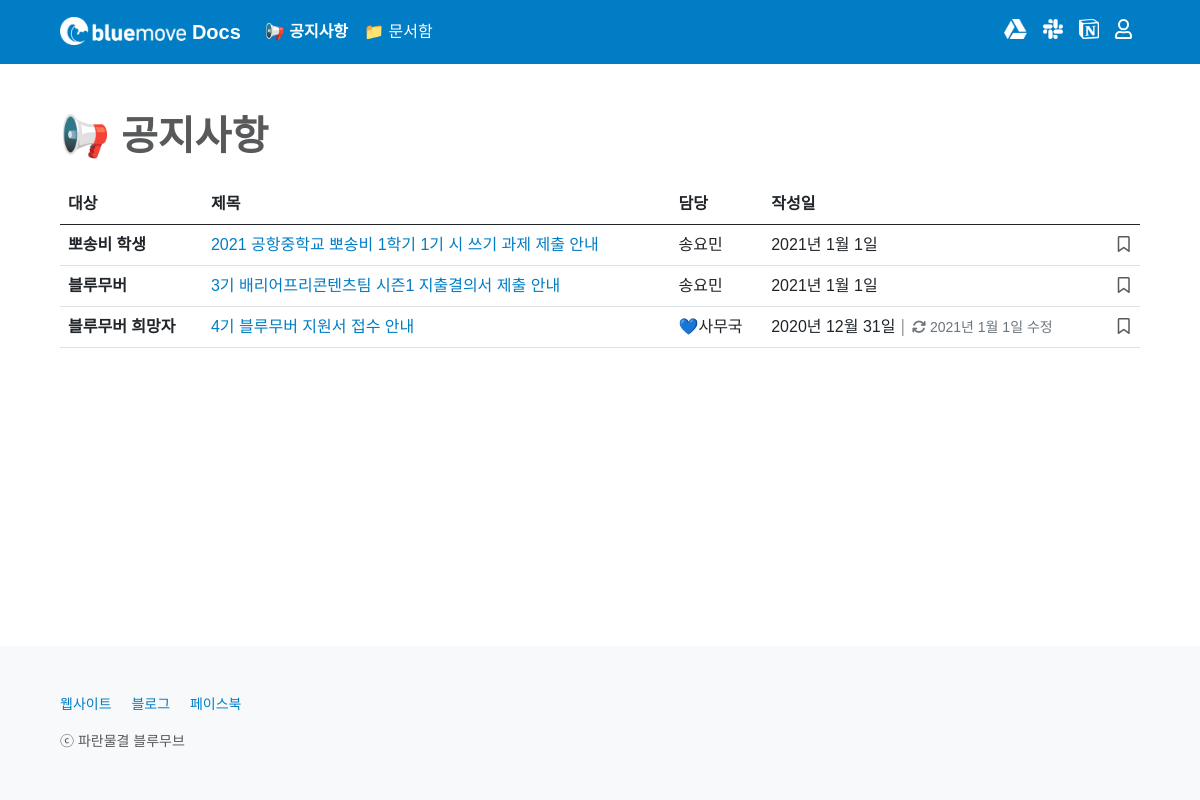
Before: /notice/ with the older database file.
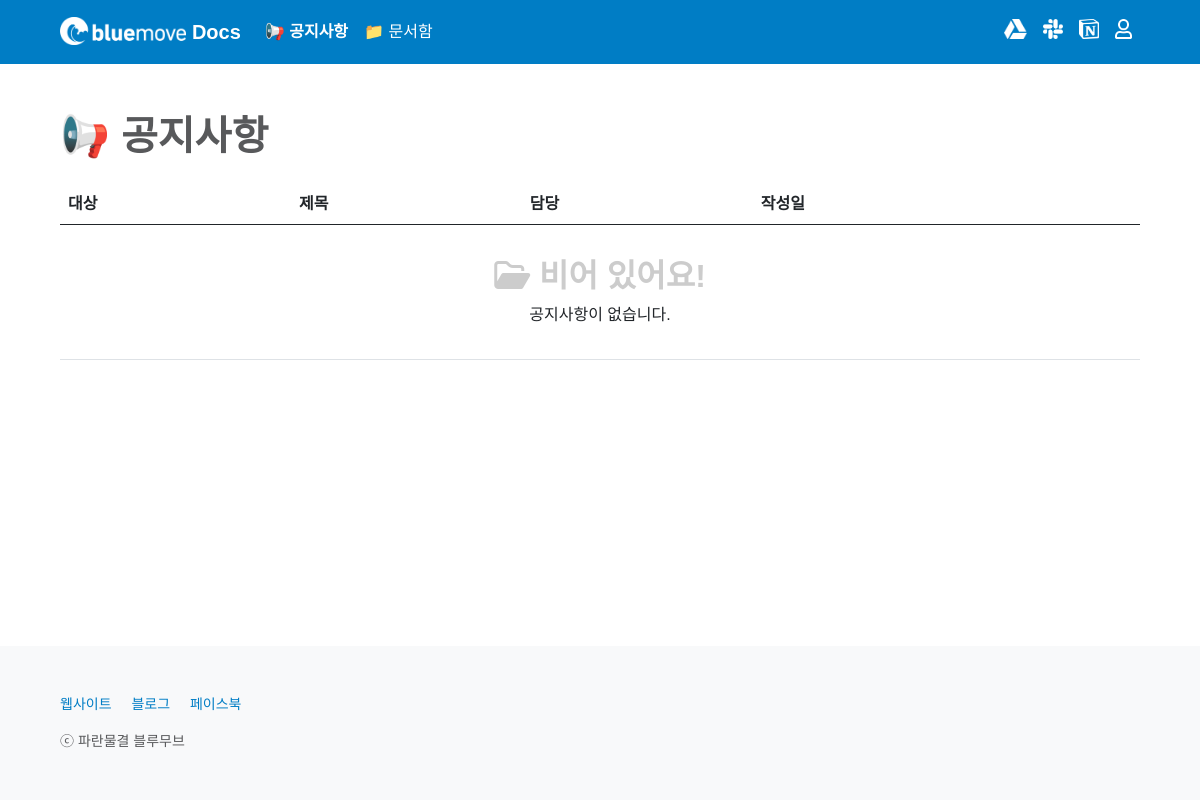
After: the same page with the newer database file.
### notice/models.py (models this page shows, shortened)
class Notice(models.Model):
    CATEGORY_CHOICES = {
        ('bluemover', '블루무버'),
        ('applicant', '블루무버 희망자'),
        ('posongvi', '뽀송비 학생')
    }
    title = models.CharField(max_length = 50, null = False)
    writer = models.ForeignKey(User, on_delete=models.CASCADE, null = True)
    category = models.CharField(max_length = 50, choices = CATEGORY_CHOICES, null = False)
    content = models.TextField(null = False)
    image = models.ImageField(upload_to='images/', null = True)
    created_at = models.DateField(auto_now_add = True)
    updated_at = models.DateField(auto_now = True)
    favorite_user_set = models.ManyToManyField(User, blank=True, related_name="favorite_user_set", through="Favorite")

### notice/views.py (the view)
# urls.py: path('', main, name='main'),
def main(request):
    all_notices = Notice.objects.all().order_by('-id')
    return render(request, 'notice/main.html', {'all_notices': all_notices})

### notice/templates/notice/main.html (shortened to what this page needs)
{% extends 'base.html' %}
{% block content %}
{% include 'shared/_navbar4notice.html' %}
<main class="px-2 px-md-5">
    <div class="container-md mt-5">
        <h1 class="mb-4" style="font-weight: 600; color: #58595B;">📢 공지사항</h1>
        {% include 'shared/_noticetable.html' %}
    </div>
</main>
{% endblock %}

### home/templates/base.html (shortened to what this page needs)
{% load static %}
<!doctype html>
<html lang="ko">
    <head>
        <link href="/static/css/font.css" rel="stylesheet">
        <link href="https://cdn.jsdelivr.net/npm/bootstrap@5.0.0-beta1/dist/css/bootstrap.min.css" rel="stylesheet">
    </head>
    <body>
        {% block content %}
        {% endblock %}
        <footer class="bd-footer px-2 py-3 p-md-5 bg-light text-center text-md-start" style="position: sticky; margin-top: 70px;">
            <div class="container-md">
                <small>
                    <ul class="bd-footer-links ps-0 mb-3">
                        <li class="d-inline-block"><a href="https://bluemove.or.kr:451" target="_blank">웹사이트</a></li>
                        <li class="d-inline-block ms-3"><a href="https://blog.naver.com/bluewavebluemove" target="_blank">블로그</a></li>
                        <li class="d-inline-block ms-3"><a href="https://fb.com/bwbluemove" target="_blank">페이스북</a></li>
                    </ul>
                    <p class="mb-0" style="color: #58595B;">ⓒ 파란물결 블루무브</p>
                </small>
            </div>
        </footer>
    </body>
</html>

### home/templates/shared/_navbar4notice.html (shortened to what this page needs)
<header>
    <nav class="navbar navbar-expand-md navbar-dark px-2 px-md-5">
        <div class="container-md">
            <a class="navbar-brand" href="{% url 'home:home' %}" style="font-weight: 600;">
                <img src="/static/images/bluemovelogo.png" alt="블루무브" height="28" class="d-inline-block align-top">
                Docs
            </a>
            <div class="collapse navbar-collapse" id="navbarSupportedContent">
                <ul class="navbar-nav flex-row flex-wrap bd-navbar-nav pt-2 py-md-0">
                    <li class="nav-item col-6 col-md-auto">
                        <a class="nav-link p-2 active" aria-current="page" href="{% url 'notice:main' %}">📢 공지사항</a>
                    </li>
                    <li class="nav-item col-6 col-md-auto">
                        <a class="nav-link p-2" href="{% url 'box:main' %}">📁 문서함</a>
                    </li>
                </ul>
                {% include 'shared/_navbarside.html' %}
            </div>
        </div>
      </nav>
</header>

### home/templates/shared/_navbarside.html (shortened to what this page needs)
<ul class="navbar-nav flex-row flex-wrap ms-md-auto mb-2">
    <li class="nav-item col-6 col-md-auto">
        <a class="nav-link p-2" href="http://drive.bluemove.or.kr" target="_blank" rel="noopener">
            <img src="/static/images/googledrivelogo.png" alt="구글 드라이브로 이동" title="구글 드라이브" height="20" class="d-inline-block">
        </a>
    </li>
    <li class="nav-item col-6 col-md-auto">
        <a class="nav-link p-2" href="https://bwbluemove.slack.com" target="_blank" rel="noopener">
            <img src="/static/images/slacklogo.png" alt="슬랙으로 이동" title="슬랙" height="20" class="d-inline-block">
        </a>
    </li>
    <li class="nav-item col-6 col-md-auto">
        <a class="nav-link p-2" href="https://notion.so/bluemove" target="_blank" rel="noopener">
            <img src="/static/images/notionlogo.png" alt="노션으로 이동" title="노션" height="20" class="d-inline-block">
        </a>
    </li>
    {% if not user.is_authenticated %}
    <li class="nav-item col-6 col-md-auto">
        <a class="nav-link p-2" href="{% url 'account_login' %}?next={{ request.path }}">
            <img src="/static/images/account_notauth.png" alt="로그인" title="로그인" height="20" class="d-inline-block">
        </a>
    </li>
    {% endif %}
</ul>

### home/templates/shared/_noticetable.html (shortened to what this page needs)
<div class="table-responsive" id="noticetable-table">
    <table class="table">
        <thead>
            <tr>
                <th scope="col">대상</th>
                <th scope="col">제목</th>
                <th scope="col">담당</th>
                <th scope="col">작성일</th>
                <th class="text-center" scope="col"></th>
            </tr>
        </thead>
        <tbody>
            {% for notice in all_notices %}
            <tr>
                <th scope="row">
                    {% if notice.category == 'bluemover' %}
                    블루무버
                    {% endif %}
                    {% if notice.category == 'posongvi' %}
                    뽀송비 학생
                    {% endif %}
                    {% if notice.category == 'applicant' %}
                    블루무버 희망자
                    {% endif %}
                </th>
                <td><a href="{% url 'notice:read' notice.id %}">{{ notice.title }}</a></td>
                <td>
                    {% if not notice.writer.first_name == '' %}
                    {{ notice.writer.last_name }}{{ notice.writer.first_name }}
                    {% else %}
                    {{ notice.writer }}
                    {% endif %}
                </td>
                <td>
                    {% if notice.created_at == notice.updated_at %}
                    {{ notice.created_at }}
                    {% else %}
                    {{ notice.created_at }}<small style="color: #6C757D;"> │ <i class="fas fa-sync"></i> {{ notice.updated_at }} 수정 </small>
                    {% endif %}
                </td>
                <td>
                    {% if user.is_authenticated %}
                    <div class="text-center">
                        <a class="bookmark" href="{% url 'notice:notice_favorite' notice.id %}?next={{ request.path }}">
                            {% if user in notice.favorite_user_set.all %}
                            <i class="fas fa-bookmark"></i>
                            {% else %}
                            <i class="far fa-bookmark"></i>
                            {% endif %}
                        </a>
                    </div>
                    {% else %}
                    <div class="text-center">
                        <a type="button" class="bookmark" data-bs-toggle="modal" data-bs-target="#tableloginModal">
                            <i class="far fa-bookmark"></i>
                        </a>
                    </div>
                    {% endif %}
                </td>
            </tr>
            {% empty %}
            <tr>
                <td colspan="5">
                    <div class="text-center"><br><h2 style="color: #CCCCCC; font-weight: 600;"><i class="far fa-folder-open"></i> 비어 있어요!</h2><p class="mb-4">공지사항이 없습니다.</p></div>
                </td>
            </tr>
            {% endfor %}
        </tbody>
    </table>
</div>

### home/templates/base.html (style rules this page uses)
body { min-height: 100vh; display: flex; flex-direction: column; }
main { flex: 1; }
a { color: #007DC5; text-decoration: none; }
nav { background-color: #007DC5; }
#navbarSupportedContent > ul > li > .active { font-weight: 600; }
#navbarSupportedContent > ul > li > .nav-link { color: #FFFFFF; }

Changed rows visible on the page:
removed Notice: category "뽀송비 학생", title "2021 공항중학교 뽀송비 1학기 1기 시 쓰기 과제 제출 안내", writer.last_name "송", writer.first_name "요민", created_at "2021년 1월 1일"
removed Notice: category "블루무버", title "3기 배리어프리콘텐츠팀 시즌1 지출결의서 제출 안내", writer.last_name "송", writer.first_name "요민", created_at "2021년 1월 1일"
removed Notice: category "블루무버 희망자", title "4기 블루무버 지원서 접수 안내", writer.first_name "💙사무국", created_at "2020년 12월 31일", updated_at "2021년 1월 1일"
Other visible differences:
text now shown: "비어 있어요! 공지사항이 없습니다."
